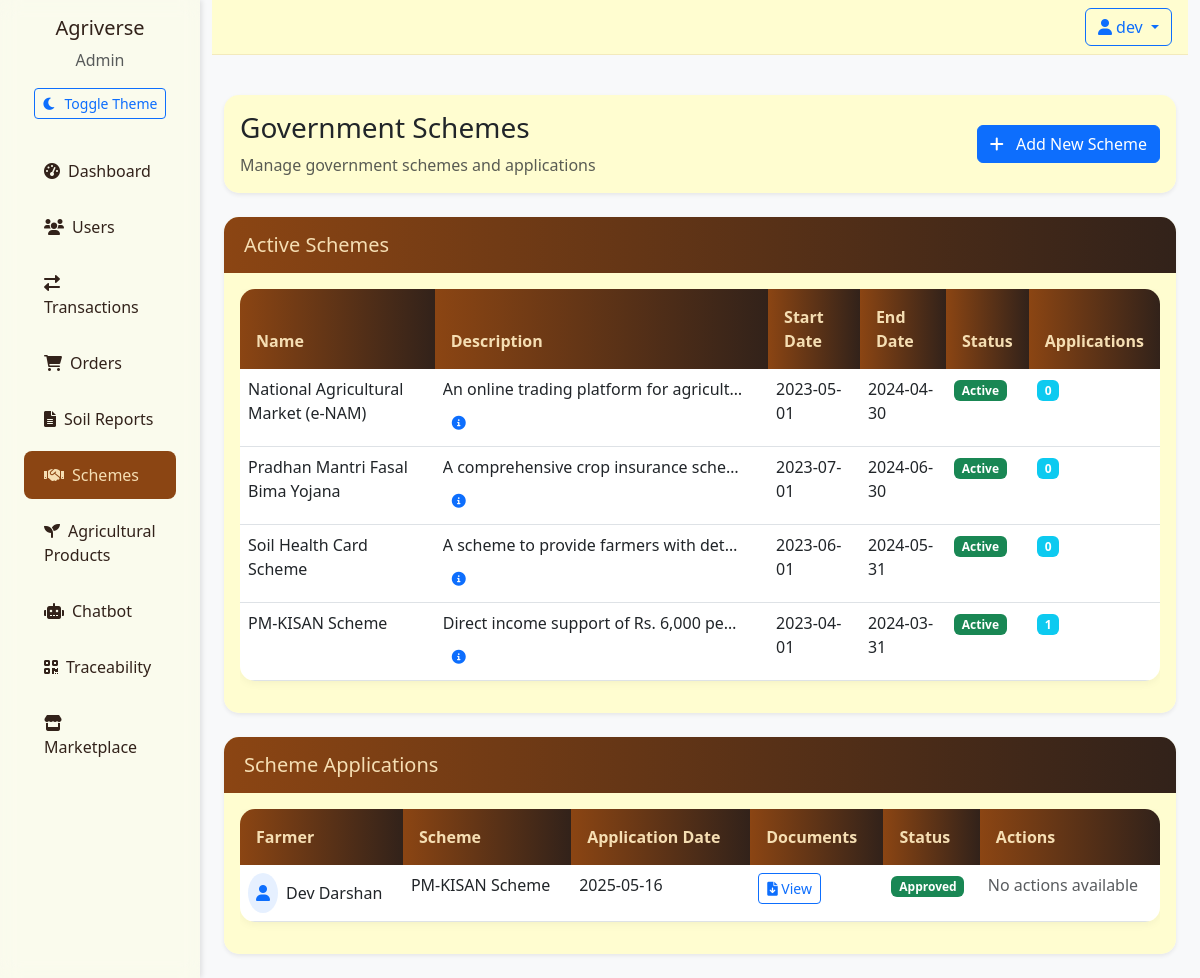
/admin/schemes (signed in), run on an earlier commit of the app's database.
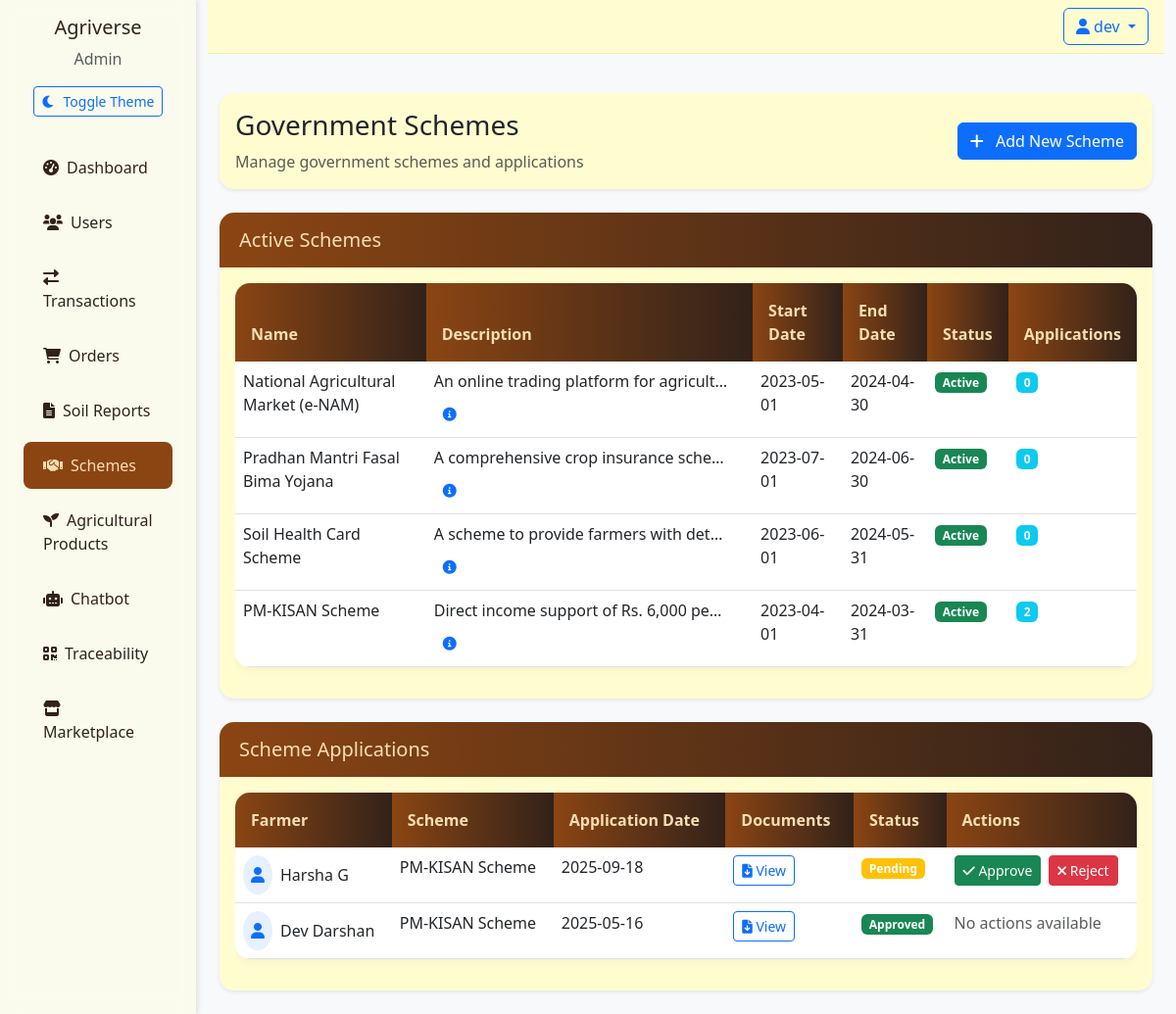
And on a later commit of the database.
### app/models/__init__.py (models this page shows)
class GovScheme(db.Model):
    id = db.Column(db.Integer, primary_key=True)
    name = db.Column(db.String(100), nullable=False)
    description = db.Column(db.Text)
    eligibility_criteria = db.Column(db.Text)
    benefits = db.Column(db.Text)
    start_date = db.Column(db.DateTime, nullable=False)
    end_date = db.Column(db.DateTime, nullable=False)
    status = db.Column(db.String(20), default='active')  # active, expired, cancelled
    created_at = db.Column(db.DateTime, default=datetime.utcnow)
    applications = db.relationship('SchemeApplication', backref='scheme', lazy=True)

class SchemeApplication(db.Model):
    id = db.Column(db.Integer, primary_key=True)
    farmer_id = db.Column(db.Integer, db.ForeignKey('user.id'), nullable=False)
    scheme_id = db.Column(db.Integer, db.ForeignKey('gov_scheme.id'), nullable=False)
    application_date = db.Column(db.DateTime, default=datetime.utcnow)
    status = db.Column(db.String(20), default='pending')  # pending, approved, rejected
    documents_url = db.Column(db.String(200))
    notes = db.Column(db.Text)
    farmer = db.relationship('User', backref='scheme_applications')

class User(UserMixin, db.Model):
    id = db.Column(db.Integer, primary_key=True)
    email = db.Column(db.String(120), unique=True, nullable=False)
    password_hash = db.Column(db.String(128), nullable=False)
    name = db.Column(db.String(100), nullable=False)
    role = db.Column(db.String(20), nullable=False)  # 'farmer', 'investor', 'admin'
    created_at = db.Column(db.DateTime, default=datetime.utcnow)
    is_active = db.Column(db.Boolean, default=True)
    is_verified = db.Column(db.Boolean, default=False)
    wallet_balance = db.Column(db.Float, default=0.0)  # User's wallet balance
    farm_name = db.Column(db.String(100))
    farm_location = db.Column(db.String(200))
    farm_size = db.Column(db.Float)  # in acres
    company_name = db.Column(db.String(100))
    investment_capacity = db.Column(db.Float)
    products = db.relationship('Product', backref='seller', lazy=True)
    investments_made = db.relationship('Investment',
                                     backref='investor',
                                     lazy=True,
                                     foreign_keys='Investment.investor_id')
    investments_received = db.relationship('Investment',
                                         backref='farmer',
                                         lazy=True,
                                         foreign_keys='Investment.farmer_id')
    soil_reports = db.relationship('SoilReport', backref='farmer', lazy=True)

### app/routes/admin.py (the view)
@admin_bp.route('/schemes')
@login_required
@admin_required
def schemes():
    try:
        schemes = GovScheme.query.filter(
            GovScheme.start_date != None,
            GovScheme.end_date != None
        ).order_by(GovScheme.created_at.desc()).all()
        applications = SchemeApplication.query.filter(
            SchemeApplication.application_date != None
        ).order_by(SchemeApplication.application_date.desc()).all()
        return render_template('admin/schemes.html',
                             schemes=schemes,
                             applications=applications)
    except Exception as e:
        print(f"Admin Schemes Error: {str(e)}")  # Log the error
        flash('An error occurred while loading schemes. Please try again.', 'error')
        return redirect(url_for('admin.dashboard'))

### app/__init__.py (called while the page is built)
@login_manager.user_loader
def load_user(user_id):
    return User.query.get(int(user_id))

### app/routes/admin.py (called while the page is built)
def admin_required(f):
    @wraps(f)
    def decorated_function(*args, **kwargs):
        if not current_user.is_authenticated or current_user.role != 'admin':
            flash('Access denied. Admin privileges required.', 'error')
            return redirect(url_for('main.index'))
        return f(*args, **kwargs)
    return decorated_function

### app/templates/admin/schemes.html (shortened to what the changed rows need)
{% extends "base.html" %}
{% block content %}
<div class="container-fluid py-4">
    <div class="row mb-4">
        <div class="col-12">
            <div class="card border-0 shadow-sm">
                <div class="card-body">
                    <div class="d-flex justify-content-between align-items-center">
                        <div>
                            <h1 class="h3 mb-2">Government Schemes</h1>
                        </div>
                    </div>
                </div>
            </div>
        </div>
    </div>
    <div class="row mb-4">
        <div class="col-12">
            <div class="card border-0 shadow-sm">
                <div class="card-body">
                    <div class="table-responsive">
                        <table class="table table-hover">
                            <thead>
                                <tr>
                                    <th>Name</th>
                                    <th>Description</th>
                                    <th>Start Date</th>
                                    <th>End Date</th>
                                    <th>Status</th>
                                    <th>Applications</th>
                                </tr>
                            </thead>
                            <tbody>
                                {% for scheme in schemes %}
                                <tr>
                                    <td>{{ scheme.name }}</td>
                                    <td>
                                        <span class="d-inline-block text-truncate" style="max-width: 300px;">
                                            {{ scheme.description }}
                                        </span>
                                        <button type="button"
                                                class="btn btn-sm btn-link"
                                                data-bs-toggle="tooltip"
                                                data-bs-placement="top"
                                                title="{{ scheme.description }}">
                                            <i class="fas fa-info-circle"></i>
                                        </button>
                                    </td>
                                    <td>{{ scheme.start_date.strftime('%Y-%m-%d') if scheme.start_date else 'N/A' }}</td>
                                    <td>{{ scheme.end_date.strftime('%Y-%m-%d') if scheme.end_date else 'N/A' }}</td>
                                    <td>
                                        <span class="badge bg-{{ 'success' if scheme.status == 'active' else 'secondary' }}">
                                            {{ scheme.status|title }}
                                        </span>
                                    </td>
                                    <td>
                                        {% set application_count = scheme.applications|length %}
                                        <span class="badge bg-info">{{ application_count }}</span>
                                    </td>
                                </tr>
                                {% endfor %}
                            </tbody>
                        </table>
                    </div>
                </div>
            </div>
        </div>
    </div>
    <div class="row">
        <div class="col-12">
            <div class="card border-0 shadow-sm">
                <div class="card-body">
                    <div class="table-responsive">
                        <table class="table table-hover">
                            <thead>
                                <tr>
                                    <th>Farmer</th>
                                    <th>Scheme</th>
                                    <th>Application Date</th>
                                    <th>Documents</th>
                                    <th>Status</th>
                                    <th>Actions</th>
                                </tr>
                            </thead>
                            <tbody>
                                {% for application in applications %}
                                <tr>
                                    <td>
                                        {% if application.farmer %}
                                            <div class="d-flex align-items-center">
                                                <div class="avatar-sm bg-primary bg-opacity-10 rounded-circle p-2 me-2">
                                                    <i class="fas fa-user text-primary"></i>
                                                </div>
                                                {{ application.farmer.name }}
                                            </div>
                                        {% else %}
                                            <span class="text-muted">Unknown Farmer</span>
                                        {% endif %}
                                    </td>
                                    <td>
                                        {% if application.scheme %}
                                            {{ application.scheme.name }}
                                        {% else %}
                                            <span class="text-muted">Unknown Scheme</span>
                                        {% endif %}
                                    </td>
                                    <td>{{ application.application_date.strftime('%Y-%m-%d') if application.application_date else 'N/A' }}</td>
                                    <td>
                                        {% if application.documents_url %}
                                            <a href="{{ application.documents_url }}" target="_blank" class="btn btn-sm btn-outline-primary">
                                                <i class="fas fa-file-download"></i> View
                                            </a>
                                        {% else %}
                                            <span class="text-muted">No documents</span>
                                        {% endif %}
                                    </td>
                                    <td>
                                        {% set status_colors = {
                                            'pending': 'warning',
                                            'approved': 'success',
                                            'rejected': 'danger'
                                        } %}
                                        <span class="badge bg-{{ status_colors.get(application.status, 'secondary') }}">
                                            {{ application.status|default('Unknown')|title }}
                                        </span>
                                    </td>
                                    <td>
                                        {% if application.status == 'pending' %}
                                            <div class="btn-group">
                                                <form action="{{ url_for('admin.update_scheme_application', application_id=application.id) }}" method="POST" class="d-inline">
                                                    <button type="submit" class="btn btn-sm btn-success me-2">
                                                        <i class="fas fa-check"></i> Approve
                                                    </button>
                                                </form>
                                                <form action="{{ url_for('admin.update_scheme_application', application_id=application.id) }}" method="POST" class="d-inline">
                                                    <button type="submit" class="btn btn-sm btn-danger">
                                                        <i class="fas fa-times"></i> Reject
                                                    </button>
                                                </form>
                                            </div>
                                        {% else %}
                                            <span class="text-muted">No actions available</span>
                                        {% endif %}
                                    </td>
                                </tr>
                                {% endfor %}
                            </tbody>
                        </table>
                    </div>
                </div>
            </div>
        </div>
    </div>
</div>
{% endblock %}

What changed in the data, as far as the page shows it:
computed for GovScheme "PM-KISAN Scheme": id "1" → "2"
added SchemeApplication: farmer.name "Harsha G", scheme.name "PM-KISAN Scheme", application_date "2025-09-18", status "Pending"
